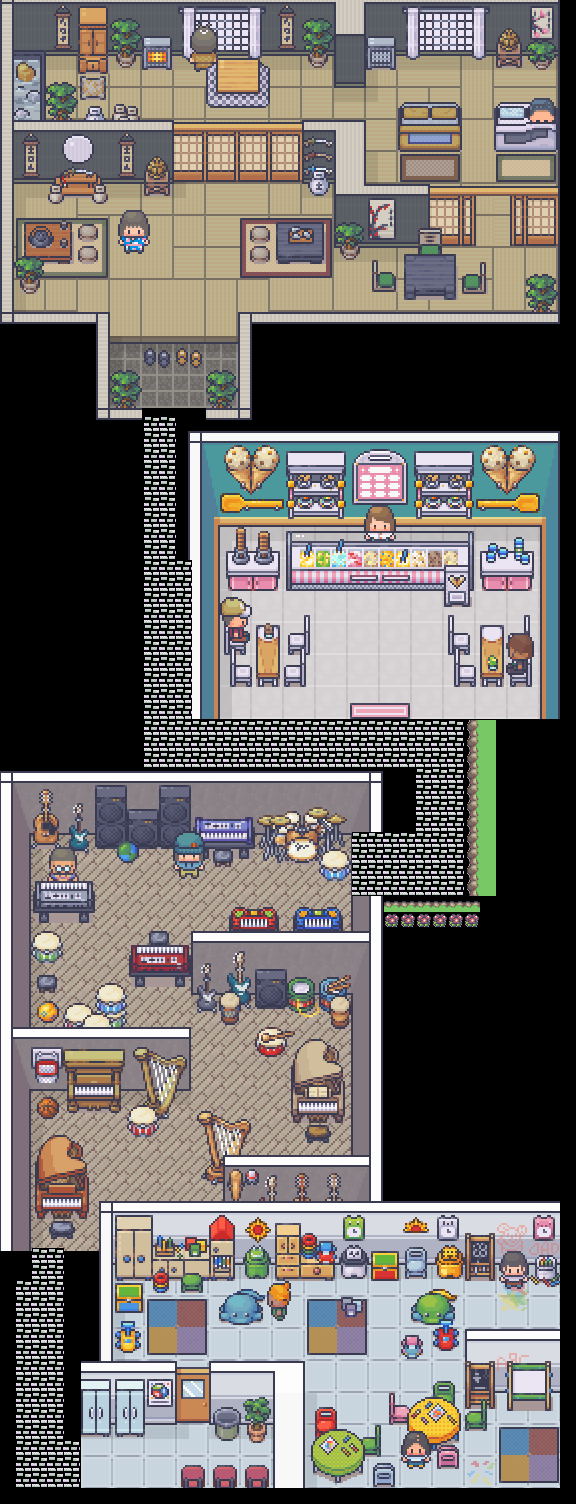

This game map was drawn from its Tiled (.tmx) file and the tilesets committed beside it. A one-line description and the trimmed map source follow:
An orthogonal 36x94 tile map with 16x16 px tiles, 1 tile layer (Tile Layer 1), 2 tilesets and 8 objects (apple_pie).

<map version="1.9" tiledversion="1.9.1" orientation="orthogonal" renderorder="right-down" width="36" height="94" tilewidth="16" tileheight="16" infinite="0" nextlayerid="5" nextobjectid="9">
 <tileset firstgid="1" name="indoor" tilewidth="16" tileheight="16" tilecount="3255" columns="35">
  <image source="../images/indoor.png" width="572" height="1500" />
 </tileset>
 <tileset firstgid="3256" name="Serene_Village_16x16" tilewidth="16" tileheight="16" tilecount="855" columns="19">
  <image source="../images/Serene_Village_16x16.png" width="304" height="720" />
 </tileset>
 <layer id="1" name="Tile Layer 1" width="36" height="94">
  <data>[3384 cells, 3255 non-empty, 3032 distinct tile ids]</data>
 </layer>
 <objectgroup id="2" name="obstacles">
  <object id="1" x="252" y="321" width="322" height="105" />
  <object id="2" x="4" y="320" width="98" height="443" />
  <object id="3" x="192" y="434" width="19" height="283" />
  <object id="4" x="7" y="764" width="369" height="31" />
  <object id="5" x="471" y="719" width="15" height="194" />
  <object id="6" x="489" y="718" width="70" height="193" />
 </objectgroup>
 <objectgroup id="3" name="baked_goods">
  <object id="7" class="apple_pie" x="125" y="1147" width="37" height="33" />
 </objectgroup>
 <objectgroup id="4" name="friends">
  <object id="8" x="119" y="208" width="28" height="45" />
 </objectgroup>
</map>
